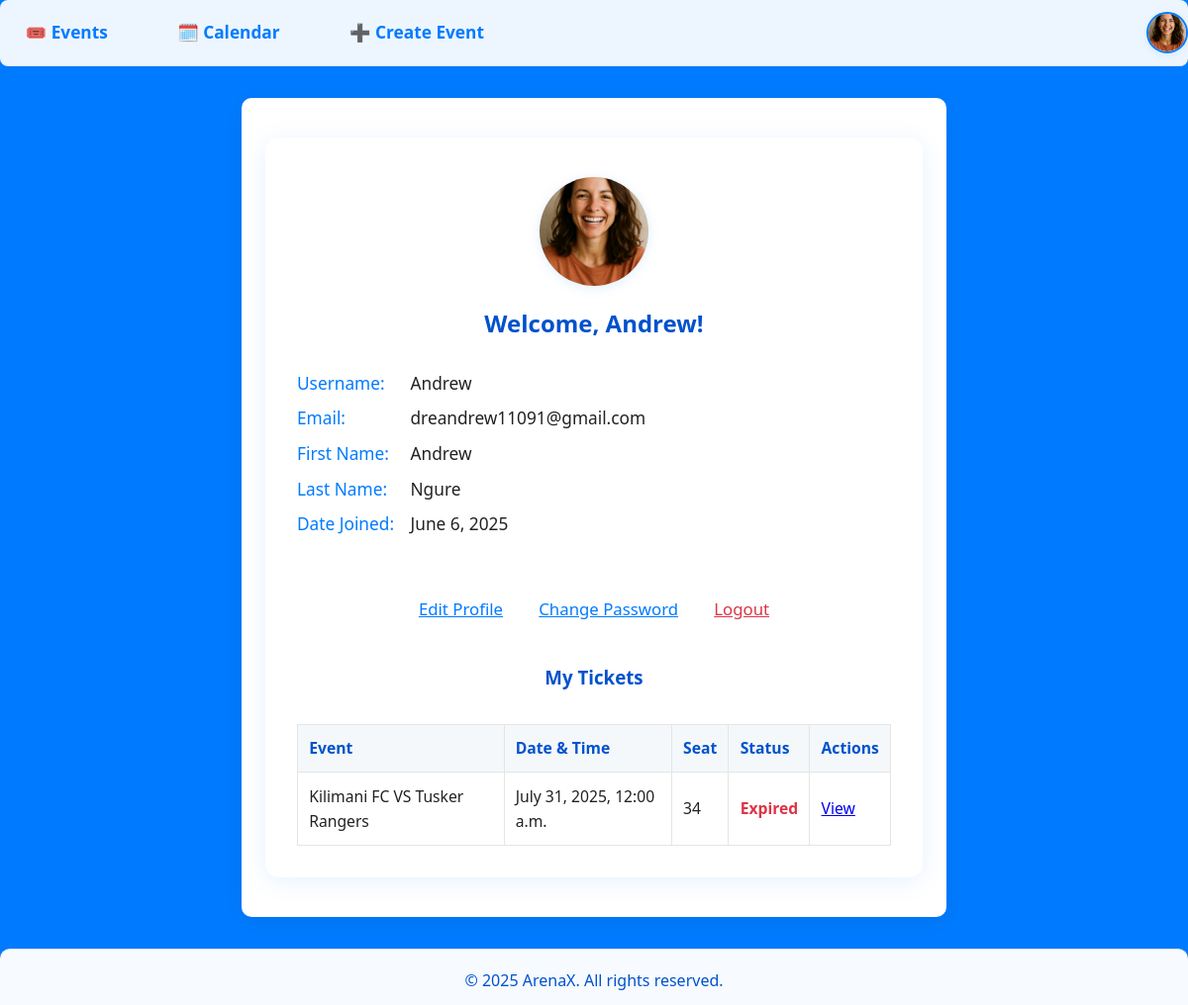
The app's page /users/profile/ (signed in), older data.
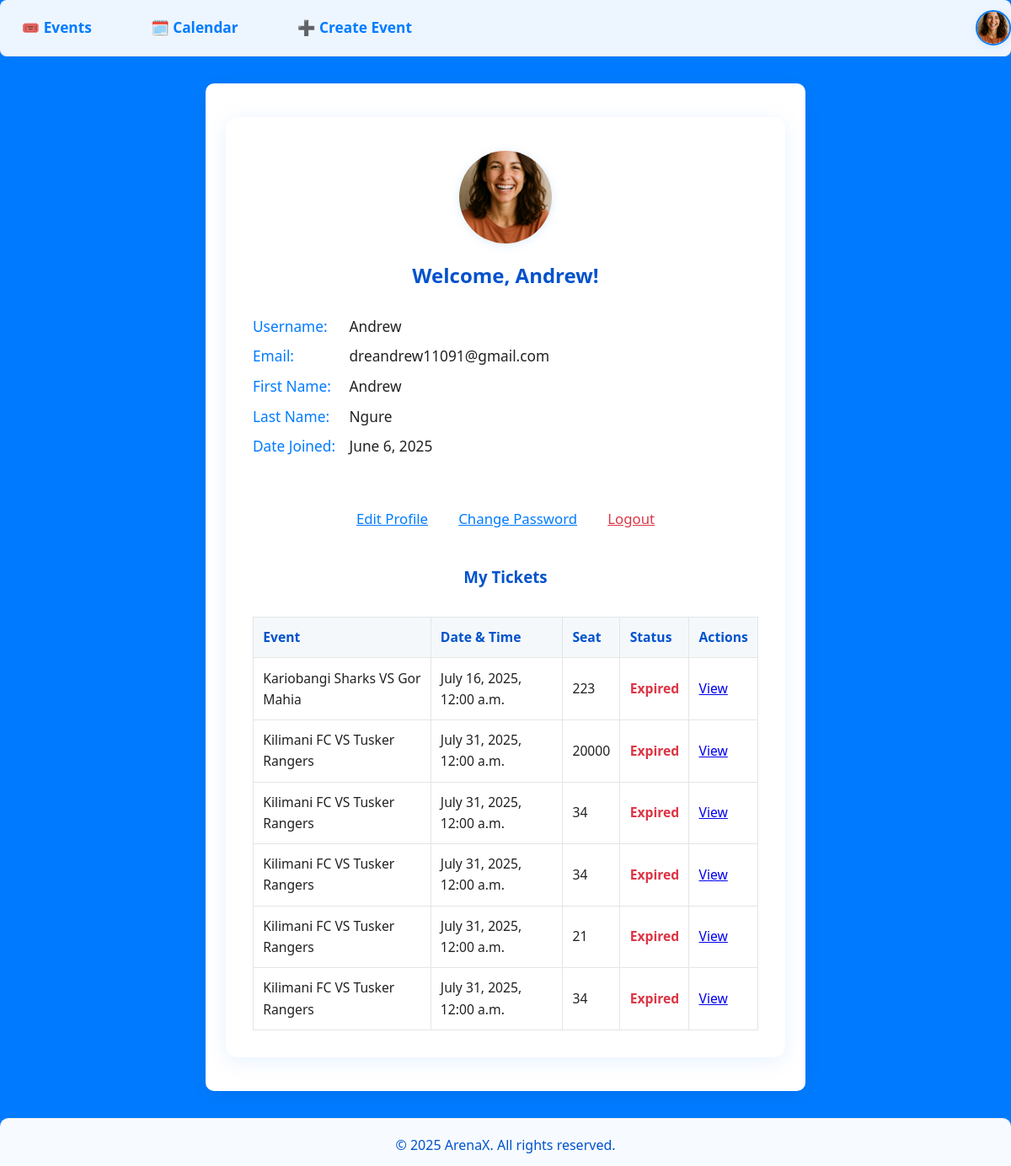
The same page, newer data.
### users/models.py (models this page shows, shortened)
class Profile(models.Model):
    user = models.OneToOneField(User, on_delete=models.CASCADE, related_name='profile')
    photo = models.ImageField(upload_to='profile_photos/', blank=True, null=True)

### tickets/models.py (models this page shows, shortened)
class Ticket(models.Model):
    STATUS_CHOICES = [
        ('Active', 'Active'),
        ('Cancelled', 'Cancelled'),
        ('Used', 'Used'),
    ]
    user = models.ForeignKey(User, on_delete=models.CASCADE, related_name='tickets')
    event = models.ForeignKey(Event, on_delete=models.CASCADE, related_name='tickets')
    tickettype = models.ForeignKey('TicketType', on_delete=models.CASCADE, related_name='tickets', null=True, blank=True)
    seat = models.CharField(max_length=50)
    purchase_date = models.DateTimeField(auto_now_add=True)
    status = models.CharField(max_length=10, choices=STATUS_CHOICES, default='Active')
    qr_code_url = models.URLField(blank=True, null=True)  # Optional: for QR code image
    qr_code_image = models.ImageField(upload_to='ticket_qrcodes/', blank=True, null=True)

### events/models.py (models this page shows, shortened)
class Event(models.Model):
    EVENT_TYPE_CHOICES = [
        ('sports', 'Sports Events'),
        ('entertainment', 'Entertainment Events'),
        ('civic', 'Civic and Political Events'),
        ('educational', 'Educational and Institutional Events'),
        ('corporate', 'Corporate and Business Events'),
        ('religious', 'Religious and Spiritual Events'),
        ('recreational', 'Recreational and Community Events'),
        ('esports', 'E-sports and Virtual Events'),
    ]
    name = models.CharField(max_length=200)
    date = models.DateTimeField()
    location = models.CharField(max_length=200)
    description = models.TextField(blank=True)
    thumbnail = models.ImageField(upload_to='event_thumbnails/', blank=True, null=True)  # <-- Added field
    event_type = models.CharField(max_length=32, choices=EVENT_TYPE_CHOICES, default='sports')

### users/views.py (the view)
# urls.py: path('profile/', views.profile, name='profile'),
@login_required
def profile(request):
    tickets = Ticket.objects.filter(user=request.user).select_related('event').order_by('-purchase_date')
    return render(request, 'users/profile.html', {
        'tickets': tickets,
        'now': timezone.now(),
    })

### users/templates/users/profile.html (shortened to what this page needs)
{% extends "base.html" %}
{% load static %}
{% block content %}
<div class="profile-section">
    {% if user.profile.photo %}
        <img src="{{ user.profile.photo.url }}" alt="Profile Photo" class="profile-photo">
    {% else %}
        <img src="{% static 'images/default_profile.png' %}" alt="Default Profile Photo" class="profile-photo">
    {% endif %}
    <h2>Welcome, {{ user.username }}!</h2>
    <div class="profile-info">
        <p><label>Username:</label> {{ user.username }}</p>
        <p><label>Email:</label> {{ user.email }}</p>
        <p><label>First Name:</label> {{ user.first_name }}</p>
        <p><label>Last Name:</label> {{ user.last_name }}</p>
        <p><label>Date Joined:</label> {{ user.date_joined|date:"F j, Y" }}</p>
    </div>
    <div class="profile-actions">
        <a href="{% url 'profile_edit' %}">Edit Profile</a>
        <a href="{% url 'password_change' %}">Change Password</a>
        <a href="{% url 'logout' %}" class="logout">Logout</a>
    </div>
    <h3 style="margin-top:2.5rem; color:#0052cc;">My Tickets</h3>
    {% if tickets %}
    <table class="tickets-table">
        <thead>
            <tr>
                <th>Event</th>
                <th>Date & Time</th>
                <th>Seat</th>
                <th>Status</th>
                <th>Actions</th>
            </tr>
        </thead>
        <tbody>
            {% for ticket in tickets %}
            <tr>
                <td>{{ ticket.event.name }}</td>
                <td>{{ ticket.event.date|date:"F j, Y, g:i a" }}</td>
                <td>{{ ticket.seat }}</td>
                <td>
                    {% if ticket.event.date < now %}
                        <span class="ticket-status-expired">Expired</span>
                    {% else %}
                        <span class="ticket-status-valid">Valid</span>
                    {% endif %}
                </td>
                <td>
                    <a href="{% url 'ticket_detail' ticket.pk %}">View</a>
                </td>
            </tr>
            {% endfor %}
        </tbody>
    </table>
    {% else %}
        <p style="margin-top:1.5rem;">You have not purchased any tickets yet.</p>
    {% endif %}
</div>
{% endblock %}

### events/templates/base.html (shortened to what this page needs)
{% load static %}
<!DOCTYPE html>
<html lang="en">
<head>
    <link rel="stylesheet" href="{% static 'css/styles.css' %}">
</head>
<body>
    <nav>
        <a href="{% url 'event_list' %}">🎟️ Events</a>
        <a href="{% url 'event_calendar' %}">🗓️ Calendar</a>
        {% if user.is_superuser %}
            <a href="{% url 'event_create' %}">➕ Create Event</a>
        {% else %}
            <a href="{% url 'user_dashboard' %}">👤 User Dashboard</a>
        {% endif %}
        {% if user.is_authenticated %}
            <div class="nav-profile-dropdown">
                <div class="profile-pic-wrapper">
                    {% if user.profile.photo %}
                        <img src="{{ user.profile.photo.url }}" alt="Profile" class="nav-profile-pic">
                    {% else %}
                        <img src="{% static 'images/default_profile.png' %}" alt="Profile" class="nav-profile-pic">
                    {% endif %}
                </div>
            </div>
        {% else %}
            <a href="{% url 'login' %}">🔑 Login</a>
            <a href="{% url 'register' %}">📝 Register</a>
        {% endif %}
    </nav>
    <div class="container">
        {% block content %}{% endblock %}
    </div>
    <footer>
        &copy; {{ year|default:2025 }} ArenaX. All rights reserved.
    </footer>
</body>
</html>

### static/css/styles.css (style rules this page uses)
body, h1, h2, h3, h4, h5, h6, p, ul, ol, li, a { margin: 0; padding: 0; box-sizing: border-box; }
body { font-family: 'Segoe UI', Arial, sans-serif; background: #f7f9fb; color: #222; line-height: 1.6; }
nav { background: #fff; border-bottom: 1px solid #e5e5e5; padding: 0.75rem 0; text-align: center; }
nav a { color: #0052cc; margin: 0 1.2rem; text-decoration: none; font-weight: 500; transition: color 0.2s; font-size: 1.05rem; }
.container { max-width: 950px; margin: 2.5rem auto; background: #fff; padding: 2.5rem 2rem; border-radius: 10px; box-shadow: 0 4px 24px rgba(0,0,0,0.07); }
footer { text-align: center; color: #888; padding: 1.5rem 0 1rem 0; margin-top: 2.5rem; font-size: 0.98rem; background: #f4f8fb; border-top: 1px solid #e5e5e5; }

### events/templates/base.html (style rules this page uses)
html, body { height: 100%; min-height: 100%; margin: 0; padding: 0; }
body { display: flex; flex-direction: column; min-height: 100vh; font-family: 'Segoe UI', Arial, sans-serif; background: #007bff; }
nav { text-align: center; margin-bottom: 2rem; background: rgba(255,255,255,0.93); border-radius: 8px; box-shadow: 0 2px 12px rgba(0,123,255,0.08); padding: 0.7rem 0; display: flex; justify-content: center; gap: 1.2rem; }
nav a { margin: 0 0.5rem; color: #007bff; text-decoration: none; font-weight: 600; font-size: 1.08rem; padding: 0.5rem 1.1rem; border-radius: 6px; transition: background 0.18s, color 0.18s; display: inline-flex; align-items: center; gap: 0.4rem; }
.container { max-width: 1100px; margin: 0 auto; padding: 0 1.5rem; flex: 1 0 auto; }
footer { margin-top: 2rem; font-size: 1rem; background: rgba(255,255,255,0.97); border-radius: 10px 10px 0 0; text-align: center; padding: 1.2rem 0 0.7rem 0; box-shadow: 0 -2px 12px rgba(0,123,255,0.07); color: #0052cc; flex-shrink: 0; }
.nav-profile-dropdown { position: relative; display: flex; align-items: center; margin-left: auto; }
.profile-pic-wrapper { cursor: pointer; display: flex; align-items: center; }
.nav-profile-pic { width: 38px; height: 38px; border-radius: 50%; object-fit: cover; border: 2px solid #007bff; box-shadow: 0 2px 8px rgba(0,123,255,0.10); background: #f4f4f4; transition: box-shadow 0.2s; }

### users/templates/users/profile.html (style rules this page uses)
.profile-section { max-width: 600px; margin: 2.5rem auto; background: #fff; padding: 2.5rem 2rem 2rem 2rem; border-radius: 14px; box-shadow: 0 4px 24px rgba(0,123,255,0.10); display: flex; flex-direction: column; align-items: center; }
.profile-photo { width: 110px; height: 110px; border-radius: 50%; object-fit: cover; box-shadow: 0 2px 12px rgba(0,123,255,0.13); margin-bottom: 1.2rem; background: #f4f4f4; display: flex; align-items: center; justify-content: center; font-size: 3rem; color: #007bff; }
.profile-section h2 { color: #0052cc; margin-bottom: 1.2rem; text-align: center; }
.profile-info { margin-bottom: 2rem; width: 100%; }
.profile-info label { font-weight: 500; color: #007bff; min-width: 110px; display: inline-block; }
.profile-info p { margin: 0.5rem 0; font-size: 1.08rem; }
.profile-actions { text-align: center; margin-top: 1.2rem; }
.profile-actions a { margin: 0 1rem; color: #007bff; text-decoration: underline; font-size: 1.05rem; }
.profile-actions a.logout { color: #dc3545; }
.tickets-table { width: 100%; border-collapse: collapse; margin-top: 2rem; }
.tickets-table th, .tickets-table td { border: 1px solid #e5e5e5; padding: 0.7rem; text-align: left; font-size: 0.98rem; }
.tickets-table th { background: #f4f8fb; color: #0052cc; }
.ticket-status-expired { color: #dc3545; font-weight: bold; }

Row changes from the older to the newer data that the page shows:
added Ticket: event.name "Kariobangi Sharks VS Gor Mahia", event "July 16, 2025, 12:00 a.m.", seat "223", shows "Expired"
added Ticket: event.name "Kilimani FC VS Tusker Rangers", event "July 31, 2025, 12:00 a.m.", seat "20000", shows "Expired"
added Ticket: event.name "Kilimani FC VS Tusker Rangers", event "July 31, 2025, 12:00 a.m.", seat "34", shows "Expired"
added Ticket: event.name "Kilimani FC VS Tusker Rangers", event "July 31, 2025, 12:00 a.m.", seat "34", shows "Expired"
added Ticket: event.name "Kilimani FC VS Tusker Rangers", event "July 31, 2025, 12:00 a.m.", seat "21", shows "Expired"
